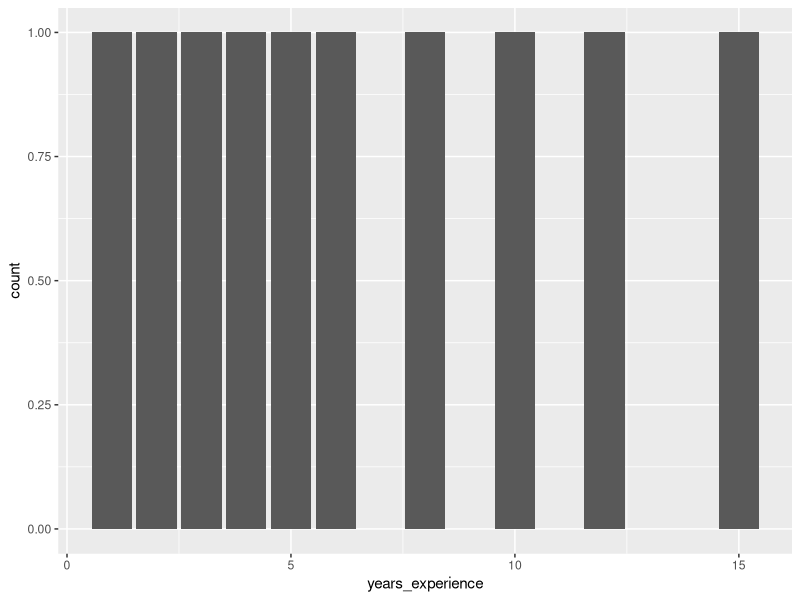
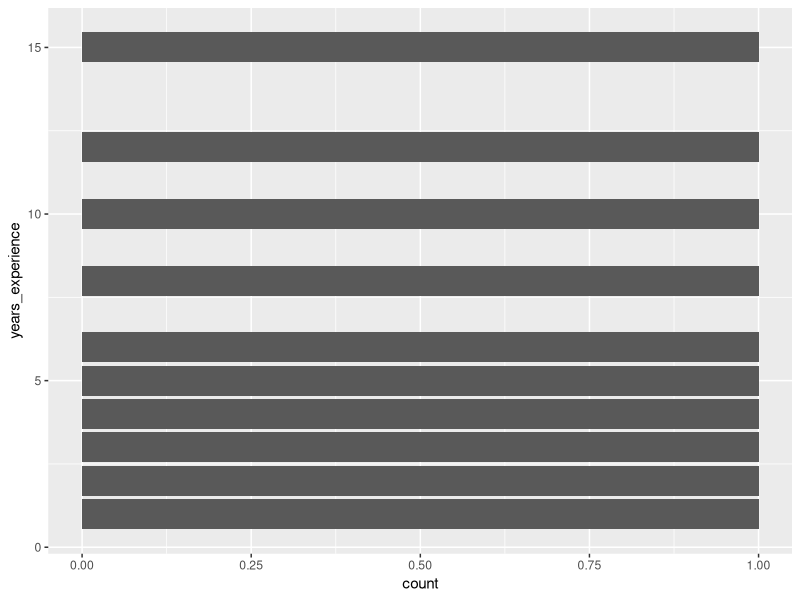
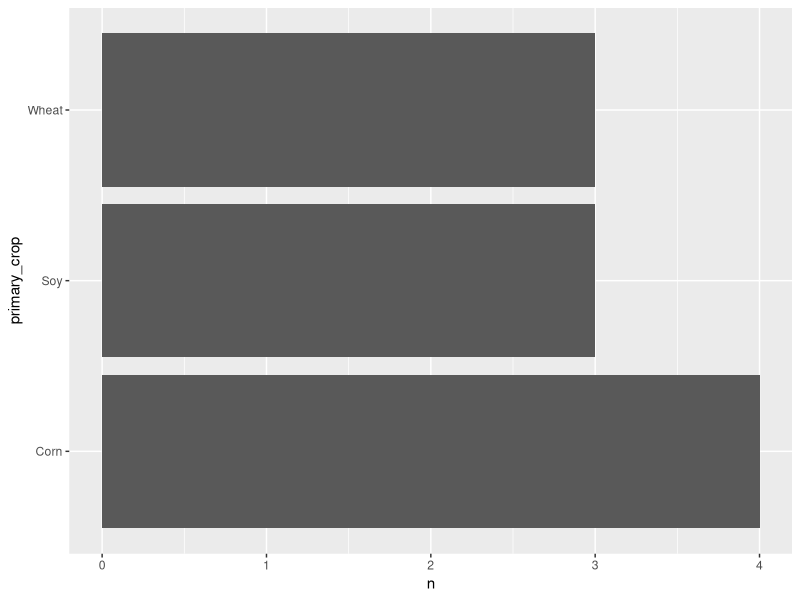
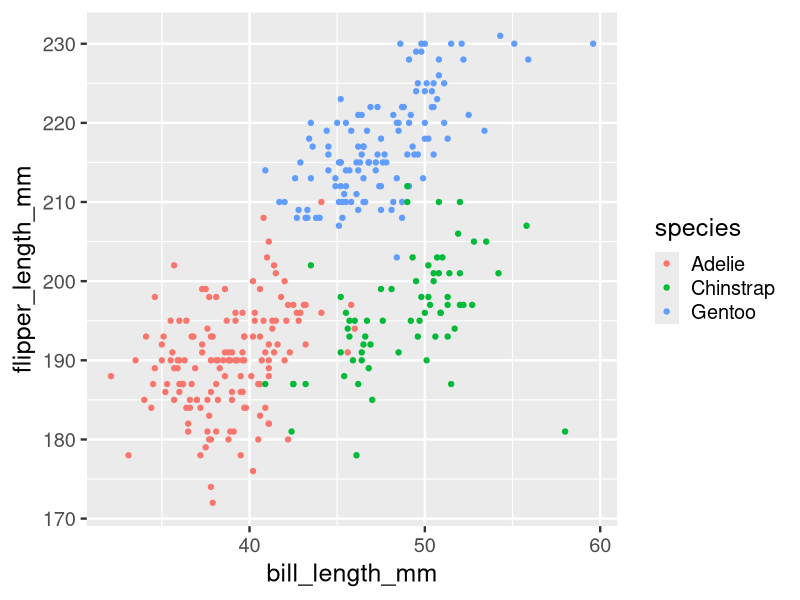
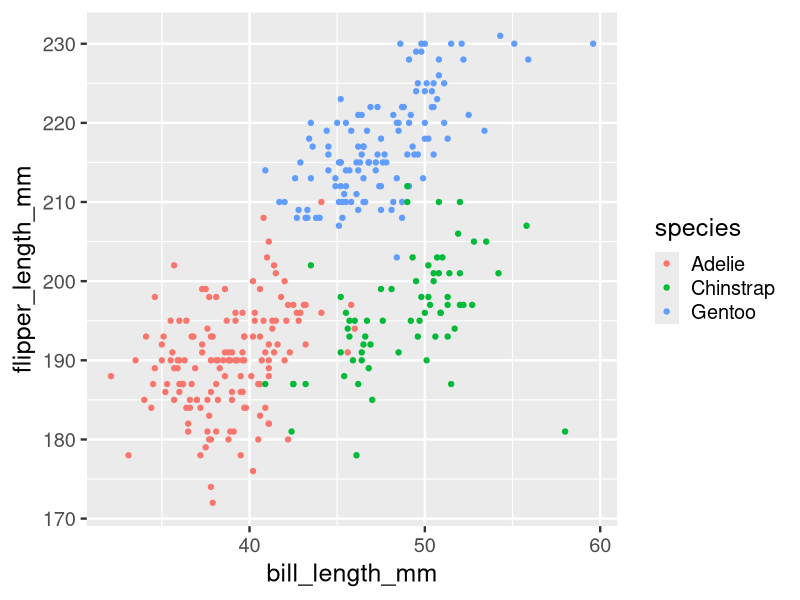

Write R code to recreate these figures, in order.
## ---- chunk 1
# Recall our farm data:
library(tidyverse)
farm_data <- tibble(
  employee_id = 1:10,
  hours_worked = c(40, 55, 38, 60, 45, 50, 42, 65, 37, 48),
  seasonal_worker = c(TRUE, TRUE, FALSE, TRUE, FALSE, TRUE, FALSE, TRUE, FALSE, FALSE),
  supervisor = c(FALSE, FALSE, TRUE, FALSE, TRUE, FALSE, TRUE, FALSE, TRUE, FALSE),
  commute_min = c(15, 35, 20, 50, 10, 40, 25, 60, 12, 30),
  primary_crop = c("Corn", "Wheat", "Corn", "Soy",
                   "Soy", "Wheat", "Corn", "Soy",
                   "Corn", "Wheat"),
  years_experience = c(2, 5, 10, 3, 12, 4, 8, 1, 15, 6),
  hourly_wage = c(18, 20, 25, 19, 28, 21, 24, 17, 30, 23)
)

farm_data
## ---- chunk 2
dim(farm_data)
## ---- chunk 3
sapply(farm_data, class)
## ---- chunk 4
farm_data
## ---- chunk 5
library(dplyr)
sum(is.na(farm_data))
## ---- chunk 6
farm_data |>
  summarize(across(everything(), ~ mean(is.na(.))))
## ---- chunk 7
library(ggplot2)
farm_data |>
  ggplot(aes(x = years_experience)) +
  geom_bar()
## ---- chunk 8
farm_data |>
  ggplot(aes(y = years_experience)) +
  geom_bar()
## ---- chunk 9
farm_data |>
  group_by(primary_crop) |>
  summarize(count = n())
## ---- chunk 10
farm_data |>
  count(primary_crop) |>
  ggplot(aes(y = primary_crop, x = n)) +
  geom_col()
## ---- chunk 11
library(tidyverse)
library(dplyr)
library(palmerpenguins)
#| label: "hi mom"
penguins |>
  select(bill_length_mm,
         flipper_length_mm,
         species)
## ---- chunk 12
#| echo: false
#| fig-height: 9
penguins |>
  ggplot(aes(x = bill_length_mm,
             y = flipper_length_mm,
             color = species)) +
  geom_point() +
  theme_gray(base_size = 18)
## ---- chunk 13
#| echo: false
#| fig-height: 9
penguins |>
  ggplot(aes(x = bill_length_mm,
             y = flipper_length_mm,
             color = species)) +
  geom_point() +
  theme_gray(base_size = 18)
